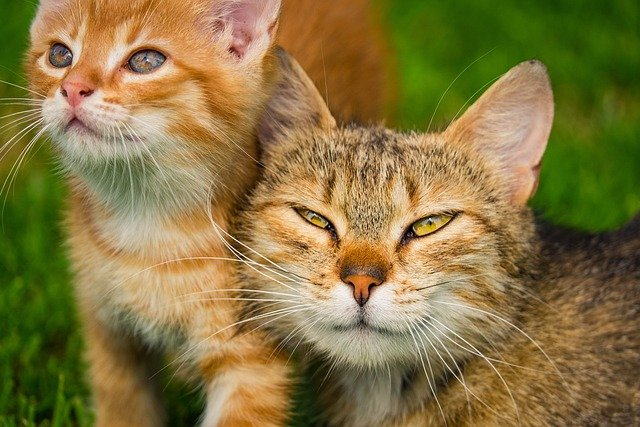
#> input picture ai_and_machine_lurning/undervisning/info/Week 38 Image Recognition/kitten.jpg, 640 x 427 px
$ jupyter execute --allow-errors Lab1-Convolution.ipynb   (shell and % lines are left out)
#> lines starting #> are read from the running program, lines starting #| are printed output that depends on the picture
# Lab 1: Convolution and Image Filtering #

Convolution is a key step in image processing, used for blurring, sharpening, and edge detection. It’s also fundamental in modern neural networks. In this lab, we will explore the concept, OpenCV implementation, and various filter types.

<br>
<center>

</center>
<br>
<center>

</center>
<br>

### Convolution
Convolution uses two inputs: **input image** (grayscale or color) and a **kernel**. For color images, convolution is performed independently on each channel. A kernel is a small 2D MxN matrix (e.g., 3×3, 5×5), where both M and N are odd integers. The kernel, also called a convolution matrix, filters the image. The example below shows a 3×3 Box kernel.

$$\frac{1}{9}\begin{bmatrix} 1 & 1 & 1 \\ 1 & 1 & 1 \\ 1 & 1 & 1 \end{bmatrix}$$

To keep image brightness unchanged, kernel values usually sum to one. If not, the output may appear much brighter (e.g., 3×3 kernel makes pixels ~9× brighter). Kernels can contain any values—positive, negative, integers, or floats.

The output is a **filtered** image. Filtering is done by convolving the kernel with the image, which means applying a simple mathematical operation between the kernel and image pixels.

### Convolution Workflow

 - Assume that the center of the kernel is positioned over a specific pixel (`p`), in an image.
 - Multiply the value of each element in the kernel with the corresponding pixel element (i.e., its pixel intensity) in the source image.
 - Add the result of those multiplications and compute the average.
 - Replace the value of pixel (`p`), with the calculated average value.

# 1. Convolution using filter

## 1.1 Define a Kernel

First, we define a 5×5 kernel with all elements equal, this is commonly called a **Box Kernel**. To make it easier to understand, we often pre-multiply the matrix by a normalizing factor (like 1/25), which keeps the values readable and ensures consistent brightness.

$$\frac{1}{25}\begin{bmatrix} 1 & 1 & 1 & 1 & 1 \\ 1 & 1 & 1 & 1 & 1 \\ 1 & 1 & 1 & 1 & 1 \\ 1 & 1 & 1 & 1 & 1 \\ 1 & 1 & 1 & 1 & 1\end{bmatrix}$$

[cell 1]
import cv2
import numpy as np
import matplotlib.pyplot as plt

kernel_size = 5
# Create a 5*5 kernel with all elements equal to 1.
kernel = np.ones((kernel_size, kernel_size), dtype = np.float32) / kernel_size**2

print (kernel)

The above represents a normalized 5x5 kernel so that all values add up to 1.

## 1.2 Perform Convolution

The function
[**`filter2d()`**](https://docs.opencv.org/4.5.2/d4/d86/group__imgproc__filter.html#ga27c049795ce870216ddfb366086b5a04) is used to perform convolution

The second parameter (`ddepth`) is set to `-1`, which means the bit-depth of the output image is the same as the input image. So if the input image is of type `uint8`, the output image will also be of the same type.

[cell 2]
filename = 'kitten.jpg'
image = cv2.imread(filename)
#> image is the input picture: shape (427, 640, 3); mean B, G, R 65.1, 117.7, 134.5

dst = cv2.filter2D(image, ddepth = -1, kernel = kernel)
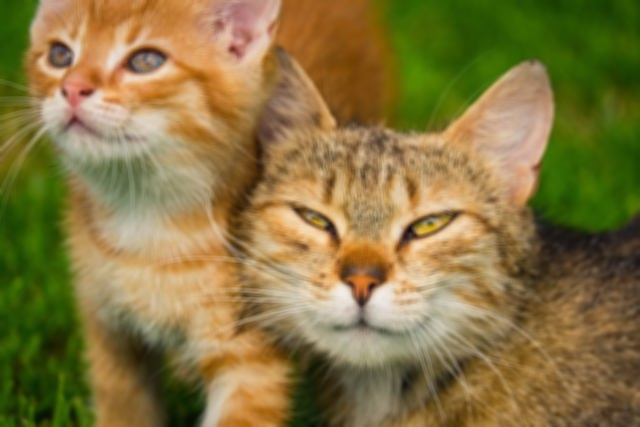
#> dst: shape (427, 640, 3); mean B, G, R 65.1, 117.7, 134.5

plt.figure(figsize = [20,10])
plt.subplot(121); plt.axis('off'); plt.imshow(image[:,:,::-1]); plt.title("Original Image")
plt.subplot(122); plt.axis('off'); plt.imshow(dst[:,:,::-1]);   plt.title("Convolution Result");
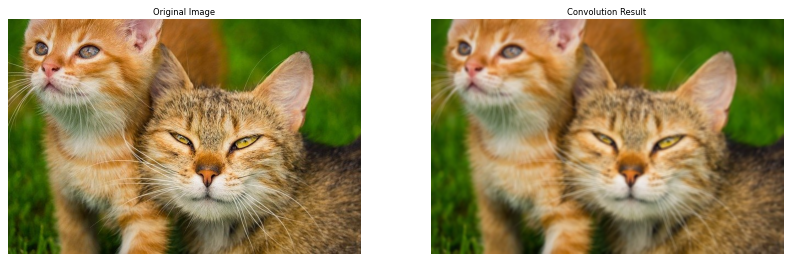
#> figure drawn by matplotlib, 2 panels

## Exercise 1
For this exercise, you will perform convolution in the same image as above using a 3x3 kernel. Do you see a difference on the results compared to the 5x5 kernel?

[cell 3]
# Read the image kitten ('kitten.jpg')
# YOUR CODE HERE

# Apply convolution using filter2D and a 11x11 kernel
# YOUR CODE HERE

# Display the image using matplotlib imshow()
# YOUR CODE HERE

## Exercise 2

Apply convolution using a **Box Blur** with a 5x5 kernel and a 11x11 kernel.

[cell 4]
# Read the image kitten ('kitten.jpg')
# YOUR CODE HERE

# Apply convolution using a Box Blur with a 5x5 kernel and a 11x11 kernel.
# This time, use the blur() function
# YOUR CODE HERE

# Display the image using matplotlib imshow()
# YOUR CODE HERE

Reflex on the following:

1) What differences did you observe between the results of the 5×5 and 11×11 Box Blur kernels?
2) How did the size of the kernel affect the sharpness or smoothness of the image?
3) Why do you think larger kernels produce stronger blurring effects?
4) Did the blurring help reduce noise or unwanted details in the image? How?
5) If you were to apply this technique to a real-world application (e.g., medical imaging, surveillance), how would you decide on the kernel size?

# 2. Gaussian Blur

Unlike the uniform Box Kernel, a Gaussian kernel gives more weight to the center pixel and less to those farther away, based on a Gaussian distribution. The kernel size and the value of σ (sigma) control the blur strength—larger values or kernels result in stronger blurring.

Gaussian blur produces smoother results than a box blur of the same size and is often used to reduce noise. It's also applied before filters sensitive to noise, like the Sobel operator. The Sobel kernel used for calculating the derivative of an image is a combination of a Gaussian kernel and a finite difference kernel.

The Gaussian 5x5 kernel shown below is an approximation to the 2D Gaussian distribution with ${\sigma}=1$.

<br>
<center>

</center>
<br>

### 2.1 Gaussian Blur and effect of Kernel Size

[cell 5]
# Apply Gaussian blur.
gaussian_blur5 = cv2.GaussianBlur(image, (5,5), 0, 0)
gaussian_blur11 = cv2.GaussianBlur(image, (11,11), 0, 0)

# Display.
plt.figure(figsize = (20, 8))
plt.subplot(121); plt.axis('off'); plt.imshow(gaussian_blur5[:,:,::-1]); plt.title('Gaussian Blur 5x5 kernel')
plt.subplot(122); plt.axis('off'); plt.imshow(gaussian_blur11[:,:,::-1]); plt.title('Gaussian Blur 11x11 kernel');

### Comparing Box and Gaussian Blur

[cell 6]
plt.figure(figsize = (20, 8))
#> (the rest of this cell did not finish here and is left out)

### Gaussian Blur and effect of sigma

[cell 7]
# Specifying sigmax = 0 and sigmay = 0, will compute a sigma of 2 for a 11x11 kernal
gaussian_blur3 = cv2.GaussianBlur(image, (11,11), 0, 0)
# Here we are explicity setting the sigma values to be very large.
gaussian_blur4 = cv2.GaussianBlur(image, (11,11), 5, 5)

# Display.
plt.figure(figsize = (20, 8))
plt.subplot(121); plt.axis('off'); plt.imshow(gaussian_blur3[:,:,::-1]); plt.title('Gaussian Blur, sigma = 2')
plt.subplot(122); plt.axis('off'); plt.imshow(gaussian_blur4[:,:,::-1]); plt.title('Gaussian Blur, sigma = 5');
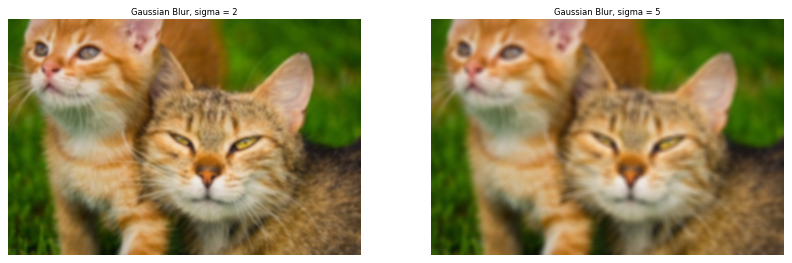
#> figure drawn by matplotlib, 2 panels

$ run again, with ai_and_machine_lurning/undervisning/info/Week 38 Image Recognition/andrew.jpg copied over ai_and_machine_lurning/undervisning/info/Week 38 Image Recognition/kitten.jpg
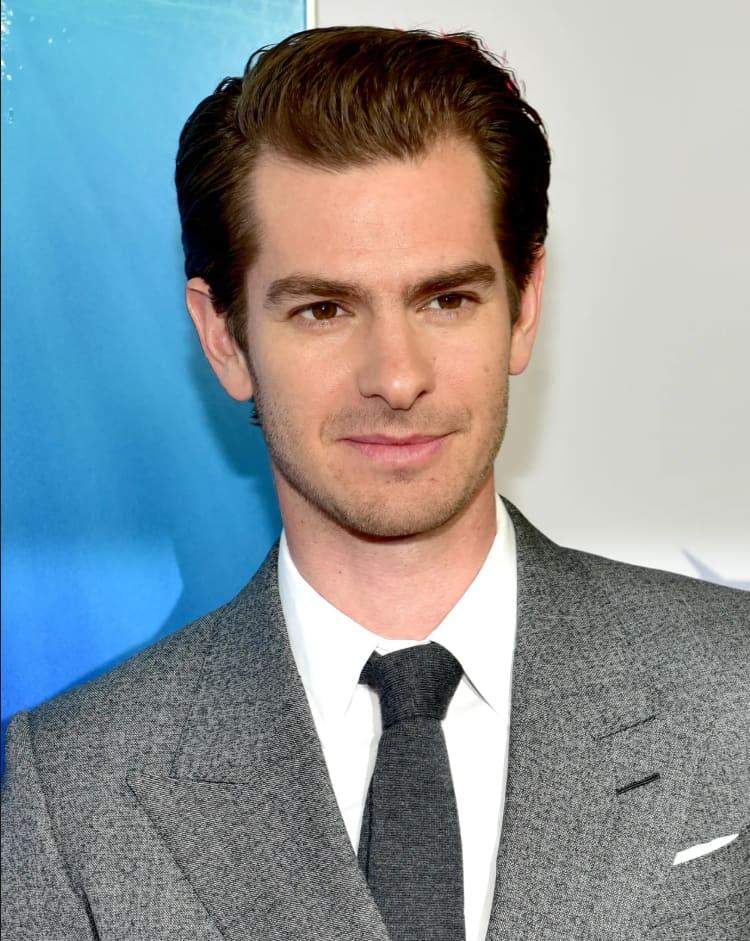
#> input picture ai_and_machine_lurning/undervisning/info/Week 38 Image Recognition/andrew.jpg, 750 x 941 px
#> image is the input picture: shape (941, 750, 3); mean B, G, R 153.4, 147.9, 137.5
#> `[cell 5] # Apply Gaussian blur. gaussian_blur5 = cv2.GaussianBlur(imag..`:
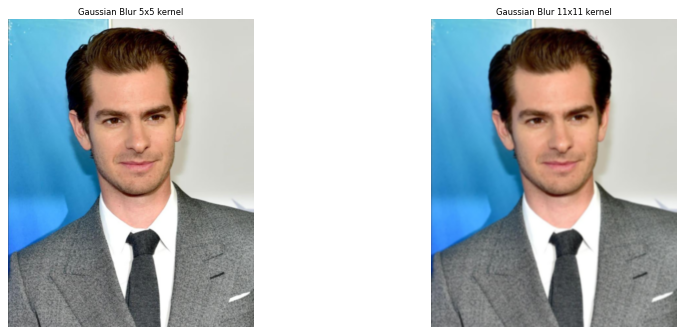
#> figure drawn by matplotlib, 2 panels
#> `gaussian_blur4 = cv2.GaussianBlur(image, (11,11), 5, 5)`:
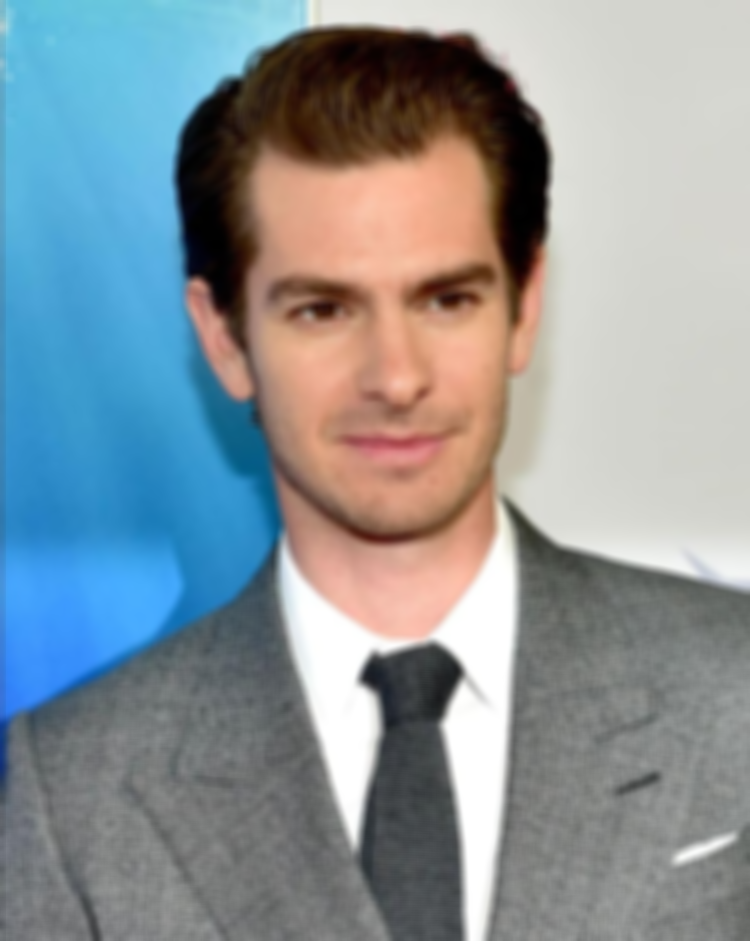
#> gaussian_blur4: shape (941, 750, 3); mean B, G, R 153.5, 148, 137.6
